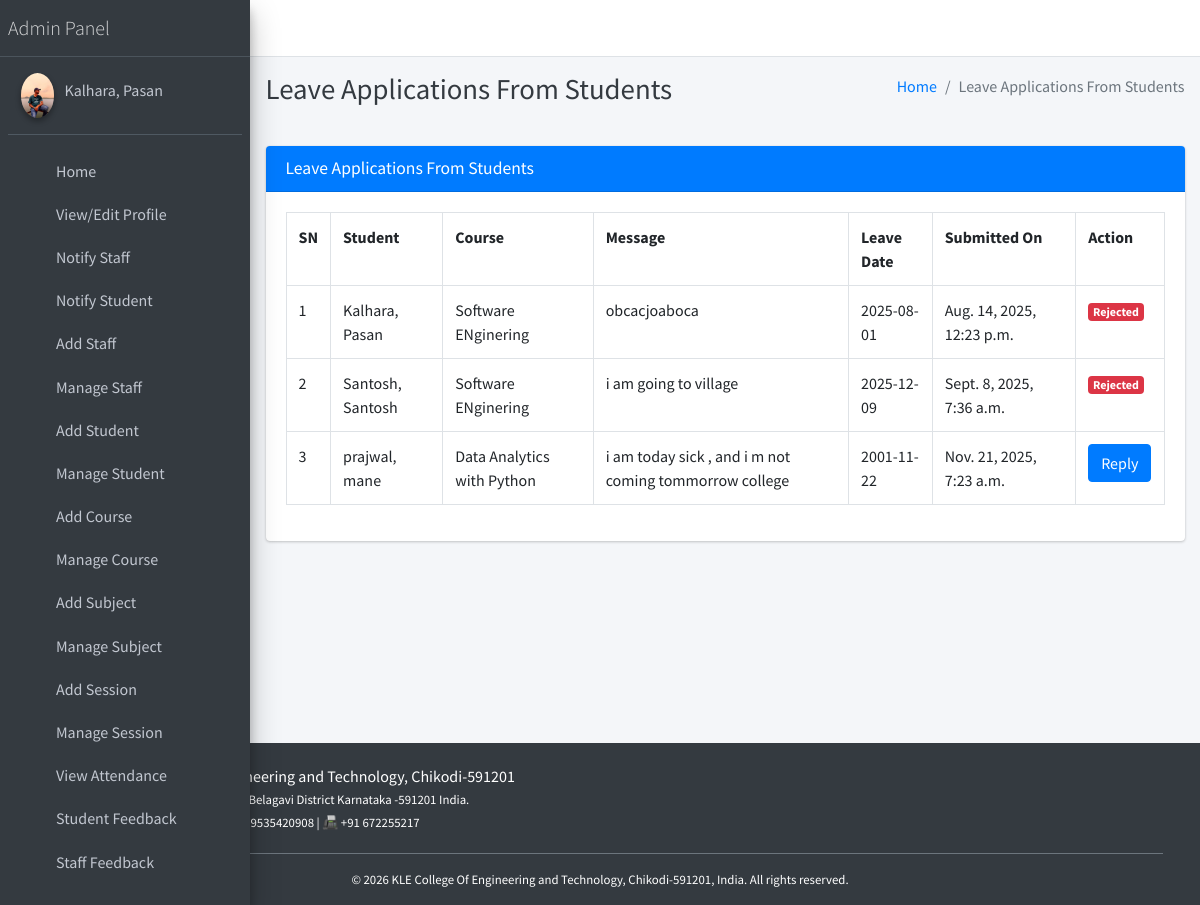
The page /student/view/leave/ (signed in) on the database its author committed.
### main_app/models.py (models this page shows)
class CustomUser(AbstractUser):
    USER_TYPE = ((1, "HOD"), (2, "Staff"), (3, "Student"))
    GENDER = [("M", "Male"), ("F", "Female")]
    username = None  # Removed username, using email instead
    email = models.EmailField(unique=True)
    user_type = models.CharField(default=1, choices=USER_TYPE, max_length=1)
    gender = models.CharField(max_length=1, choices=GENDER)
    profile_pic = models.ImageField()
    address = models.TextField()
    fcm_token = models.TextField(default="")  # For firebase notifications
    created_at = models.DateTimeField(auto_now_add=True)
    updated_at = models.DateTimeField(auto_now=True)
    USERNAME_FIELD = "email"
    REQUIRED_FIELDS = []
    objects = CustomUserManager()
    def __str__(self):
        return self.last_name + ", " + self.first_name

class LeaveReportStudent(models.Model):
    student = models.ForeignKey(Student, on_delete=models.CASCADE)
    date = models.CharField(max_length=60)
    message = models.TextField()
    status = models.SmallIntegerField(default=0)
    created_at = models.DateTimeField(auto_now_add=True)
    updated_at = models.DateTimeField(auto_now=True)

class Student(models.Model):
    admin = models.OneToOneField(CustomUser, on_delete=models.CASCADE)
    course = models.ForeignKey(Course, on_delete=models.DO_NOTHING, null=True, blank=False)
    session = models.ForeignKey(Session, on_delete=models.DO_NOTHING, null=True)
    def __str__(self):
        return self.admin.last_name + ", " + self.admin.first_name

class Course(models.Model):
    name = models.CharField(max_length=120)
    created_at = models.DateTimeField(auto_now_add=True)
    updated_at = models.DateTimeField(auto_now=True)
    def __str__(self):
        return self.name

### main_app/hod_views.py (the view, shortened to what this page needs)
# urls.py: path("student/view/leave/", hod_views.view_student_leave,
@csrf_exempt
def view_student_leave(request):
    if request.method != 'POST':
        allLeave = LeaveReportStudent.objects.all()
        context = {
            'allLeave': allLeave,
            'page_title': 'Leave Applications From Students'
        }
        return render(request, "hod_template/student_leave_view.html", context)

### main_app/templates/hod_template/student_leave_view.html (shortened to what this page needs)
{% extends 'main_app/base.html' %}
{% load static %}
{% block page_title %}{{page_title}}{% endblock page_title %}
{% block content %}
<section class="content">
    <div class="container-fluid">
        <div class="row">
            <div class="col-md-12">
                <div class="card card-primary">
                    <div class="card-header">
                        <h3 class="card-title">{{page_title}}</h3>
                    </div>
                    <div class="table card-body">
                        <table class="table table-bordered">
                            <tr>
                                <th>SN</th>
                                <th>Student</th>
                                <th>Course</th>
                                <th>Message</th>
                                <th>Leave Date</th>
                                <th>Submitted On</th>
                                <th>Action</th>
                            </tr>
                            {% for leave in  allLeave %}
                              <tr>
                                  <td>{{forloop.counter}}</td>
                                  <td>{{leave.student}}</td>
                                  <td>{{leave.student.course}}</td>
                                  <td>{{leave.message}}</td>
                                  <td>{{leave.date}}</td>
                                  <td>{{leave.created_at}}</td>
                                      {% if leave.status == 0 %}
                                           <td> <button data-toggle = "modal" data-target = "#reply_modal" value="{{leave.id}}" class="btn btn-primary reply_open_modal">Reply</button>
{% elif leave.status == -1 %}
<td><span  class='badge badge-danger'>Rejected</span></td>
{% else %}
<td><span  class='badge badge-success'>Approved</span></td>
                                            <td>{{feedback.updated_at}}</td>
                                      {% endif %}
                                  </td>
                              </tr>
                            {% endfor %}
                        </table>
                    </div>
                    </div>
            </div>
        </div>
    </div>
</section>
{% endblock content %}

### main_app/templates/main_app/sidebar_template.html (shortened to what this page needs)
{% load static %}
<aside class="main-sidebar sidebar-dark-primary elevation-4">
{% if request.user.user_type == '1' %}
    <a href="{% url 'admin_home' %}" class="brand-link">
        <span class="brand-text font-weight-light">Admin Panel</span>
    </a>
    <div class="sidebar">
        <div class="user-panel mt-3 pb-3 mb-3 d-flex">
            <div class="image">
                <img src="{{ request.user.profile_pic }}" class="img-circle elevation-2" alt="User Image">
            </div>
            <div class="info">
                <a href="#" class="d-block">{{ user }}</a>
            </div>
        </div>
        <nav class="mt-2">
            <ul class="nav nav-pills nav-sidebar flex-column" role="menu">
                <li class="nav-item">
                    {% url 'admin_home' as admin_home %}
                    <a href="{{ admin_home }}" class="nav-link {% if admin_home == request.path %} active {% endif %}">
                        <i class="nav-icon fas fa-tachometer-alt"></i>
                        <p>Home</p>
                    </a>
                </li>
                <li class="nav-item">
                    {% url 'admin_view_profile' as admin_view_profile %}
                    <a href="{{ admin_view_profile }}" class="nav-link {% if admin_view_profile == request.path %} active {% endif %}">
                        <i class="nav-icon fas fa-user-cog"></i>
                        <p>View/Edit Profile</p>
                    </a>
                </li>
                <li class="nav-item">
                    {% url 'admin_notify_staff' as admin_notify_staff %}
                    <a href="{{ admin_notify_staff }}" class="nav-link {% if admin_notify_staff == request.path %} active {% endif %}">
                        <i class="nav-icon fas fa-bullhorn"></i>
                        <p>Notify Staff</p>
                    </a>
                </li>
                <li class="nav-item">
                    {% url 'admin_notify_student' as admin_notify_student %}
                    <a href="{{ admin_notify_student }}" class="nav-link {% if admin_notify_student == request.path %} active {% endif %}">
                        <i class="nav-icon fas fa-bullhorn"></i>
                        <p>Notify Student</p>
                    </a>
                </li>
                <li class="nav-item">
                    {% url 'add_staff' as add_staff %}
                    <a href="{{ add_staff }}" class="nav-link {% if add_staff == request.path %} active {% endif %}">
                        <i class="nav-icon fas fa-user-plus"></i>
                        <p>Add Staff</p>
                    </a>
                </li>
                <li class="nav-item">
                    {% url 'manage_staff' as manage_staff %}
                    {% url 'edit_staff' staff_id as edit_staff %}
                    <a href="{{ manage_staff }}" class="nav-link {% if manage_staff == request.path or request.path == edit_staff %} active {% endif %}">
                        <i class="nav-icon fas fa-users"></i>
                        <p>Manage Staff</p>
                    </a>
                </li>
                <li class="nav-item">
                    {% url 'add_student' as add_student %}
                    <a href="{{ add_student }}" class="nav-link {% if add_student == request.path %} active {% endif %}">
                        <i class="nav-icon fas fa-user-graduate"></i>
                        <p>Add Student</p>
                    </a>
                </li>
                <li class="nav-item">
                    {% url 'manage_student' as manage_student %}
                    {% url 'edit_student' student_id as edit_student %}
                    <a href="{{ manage_student }}" class="nav-link {% if edit_student == request.path or manage_student == request.path %} active {% endif %}">
                        <i class="nav-icon fas fa-users"></i>
                        <p>Manage Student</p>
                    </a>
                </li>
                <li class="nav-item">
                    {% url 'add_course' as add_course %}
                    <a href="{{ add_course }}" class="nav-link {% if add_course == request.path %} active {% endif %}">
                        <i class="nav-icon fas fa-book"></i>
                        <p>Add Course</p>
                    </a>
                </li>
                <li class="nav-item">
                    {% url 'manage_course' as manage_course %}
                    {% url 'edit_course' course_id as edit_course %}
                    <a href="{{ manage_course }}" class="nav-link {% if edit_course == request.path or manage_course == request.path %} active {% endif %}">
                        <i class="nav-icon fas fa-book-open"></i>
                        <p>Manage Course</p>
                    </a>
                </li>
                <li class="nav-item">
                    {% url 'add_subject' as add_subject %}
                    <a href="{{ add_subject }}" class="nav-link {% if add_subject == request.path %} active {% endif %}">
                        <i class="nav-icon fas fa-chalkboard-teacher"></i>
                        <p>Add Subject</p>
                    </a>
                </li>
                <li class="nav-item">
                    {% url 'manage_subject' as manage_subject %}
                    {% url 'edit_subject' subject_id as edit_subject %}
                    <a href="{{ manage_subject }}" class="nav-link {% if edit_subject == request.path or manage_subject == request.path %} active {% endif %}">
                        <i class="nav-icon fas fa-book-reader"></i>
                        <p>Manage Subject</p>
                    </a>
                </li>
                <li class="nav-item">
                    {% url 'add_session' as add_session %}
                    <a href="{{ add_session }}" class="nav-link {% if add_session == request.path %} active {% endif %}">
                        <i class="nav-icon fas fa-calendar-plus"></i>
                        <p>Add Session</p>
                    </a>
                </li>
                <li class="nav-item">
                    {% url 'manage_session' as manage_session %}
                    {% url 'edit_session' session_id as edit_session %}
                    <a href="{{ manage_session }}" class="nav-link {% if edit_session == request.path or manage_session == request.path %} active {% endif %}">
                        <i class="nav-icon fas fa-calendar-alt"></i>
                        <p>Manage Session</p>
                    </a>
                </li>
                <li class="nav-item">
                    {% url 'admin_view_attendance' as admin_view_attendance %}
                    <a href="{{ admin_view_attendance }}" class="nav-link {% if admin_view_attendance == request.path %} active {% endif %}">
                        <i class="nav-icon fas fa-clipboard-list"></i>
                        <p>View Attendance</p>
                    </a>
                </li>
                <li class="nav-item">
                    {% url 'student_feedback_message' as student_feedback_message %}
                    <a href="{{ student_feedback_message }}" class="nav-link {% if student_feedback_message == request.path %} active {% endif %}">
                        <i class="nav-icon fas fa-comment-dots"></i>
                        <p>Student Feedback</p>
                    </a>
                </li>
                <li class="nav-item">
                    {% url 'staff_feedback_message' as staff_feedback_message %}
                    <a href="{{ staff_feedback_message }}" class="nav-link {% if staff_feedback_message == request.path %} active {% endif %}">
                        <i class="nav-icon fas fa-comments"></i>
                        <p>Staff Feedback</p>
                    </a>
                </li>
                <li class="nav-item">
                    {% url 'view_staff_leave' as view_staff_leave %}
                    <a href="{{ view_staff_leave }}" class="nav-link {% if view_staff_leave == request.path %} active {% endif %}">
                        <i class="nav-icon fas fa-user-clock"></i>
                        <p>Staff Leave</p>
                    </a>
                </li>
{% endif %}
</ul>
</nav>
</div>
</aside>

### rows shown on the page
CustomUser: user.profile_pic (picture), last_name+first_name "Kalhara, Pasan"
LeaveReportStudent: student "Kalhara, Pasan", student.course "Software ENginering", message "obcacjoaboca", date "2025-08-01", created_at "Aug. 14, 2025, 12:23 p.m.", status "Rejected"
LeaveReportStudent: student "Santosh, Santosh", student.course "Software ENginering", message "i am going to village", date "2025-12-09", created_at "Sept. 8, 2025, 7:36 a.m.", status "Rejected"
LeaveReportStudent: student "prajwal, mane", student.course "Data Analytics with Python", message "i am today sick , and i m not coming tommorrow college", date "2001-11-22", created_at "Nov. 21, 2025, 7:23 a.m."

### other values the page prints
{{ page_title }} "Leave Applications From Students"
